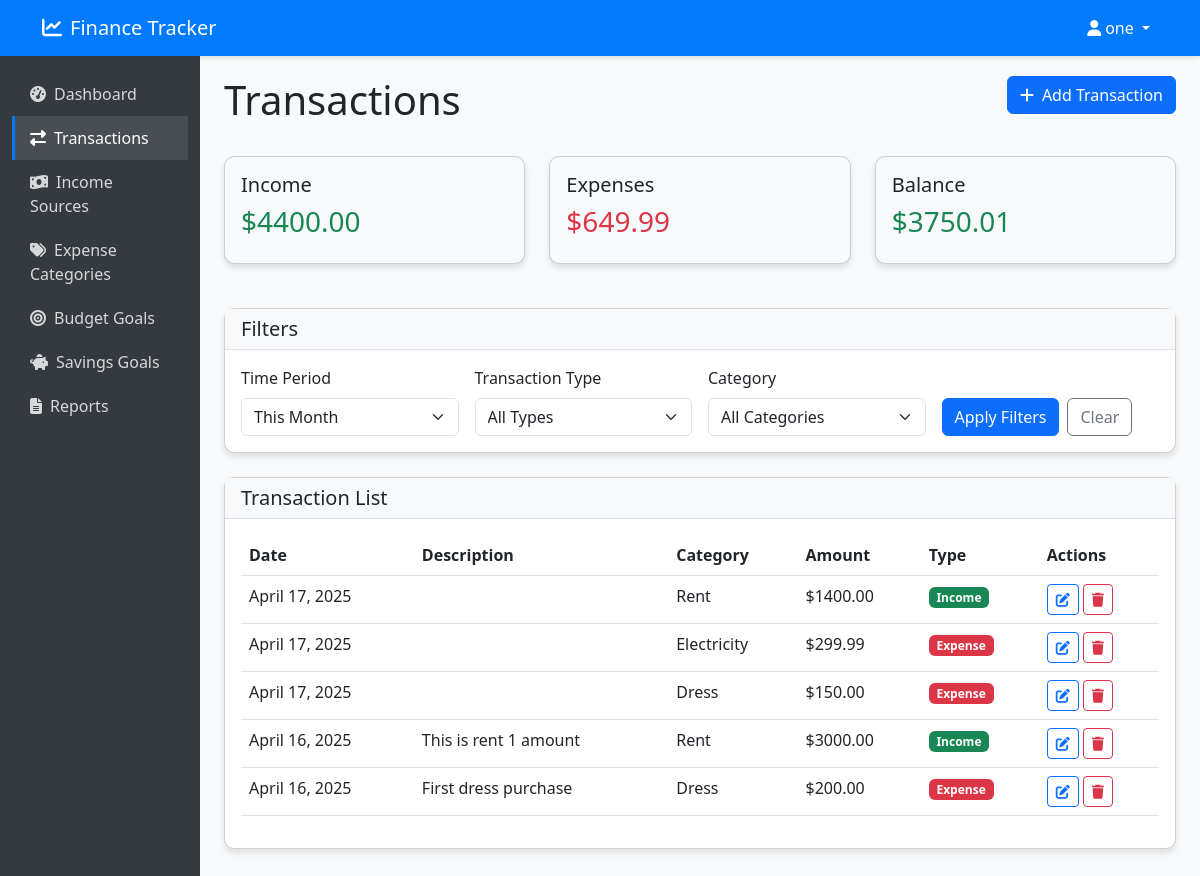
Page /transactions/ (signed in) on the committed database.
### transactions/models.py (models this page shows, shortened)
class Transaction(models.Model):
    INCOME = 'income'
    EXPENSE = 'expense'
    TRANSACTION_TYPES = [
        (INCOME, 'Income'),
        (EXPENSE, 'Expense'),
    ]
    user = models.ForeignKey(User, on_delete=models.CASCADE, related_name='transactions')
    amount = models.DecimalField(max_digits=10, decimal_places=2)
    date = models.DateField(default=timezone.now)
    description = models.TextField(blank=True, null=True)
    transaction_type = models.CharField(max_length=10, choices=TRANSACTION_TYPES)
    income_source = models.ForeignKey(IncomeSource, on_delete=models.SET_NULL, null=True, blank=True, related_name='incomes')
    expense_category = models.ForeignKey(ExpenseCategory, on_delete=models.SET_NULL, null=True, blank=True, related_name='expenses')
    receipt = models.FileField(upload_to='receipts/', blank=True, null=True)
    class Meta:
        ordering = ['-date']

class IncomeSource(models.Model):
    user = models.ForeignKey(User, on_delete=models.CASCADE, related_name='income_sources')
    name = models.CharField(max_length=100)
    description = models.TextField(blank=True, null=True)

class ExpenseCategory(models.Model):
    user = models.ForeignKey(User, on_delete=models.CASCADE, related_name='expense_categories')
    name = models.CharField(max_length=100)
    description = models.TextField(blank=True, null=True)
    monthly_budget = models.DecimalField(max_digits=10, decimal_places=2, default=0)

### transactions/views.py (the view)
# urls.py: path('', views.transaction_list, name='transaction_list'),
@login_required
def transaction_list(request):
    transactions = Transaction.objects.filter(user=request.user)
    date_filter = request.GET.get('date_filter', 'month')
    today = timezone.now().date()
    if date_filter == 'week':
        start_date = today - timedelta(days=today.weekday())
        transactions = transactions.filter(date__gte=start_date)
    elif date_filter == 'month':
        start_date = today.replace(day=1)
        transactions = transactions.filter(date__gte=start_date)
    elif date_filter == 'year':
        start_date = today.replace(month=1, day=1)
        transactions = transactions.filter(date__gte=start_date)
    transaction_type = request.GET.get('type')
    if transaction_type:
        transactions = transactions.filter(transaction_type=transaction_type)
    category_id = request.GET.get('category')
    if category_id:
        if transaction_type == Transaction.INCOME:
            transactions = transactions.filter(income_source_id=category_id)
        else:
            transactions = transactions.filter(expense_category_id=category_id)
    income_total = transactions.filter(transaction_type=Transaction.INCOME).aggregate(total=Sum('amount'))['total'] or 0
    expense_total = transactions.filter(transaction_type=Transaction.EXPENSE).aggregate(total=Sum('amount'))['total'] or 0
    balance = income_total - expense_total
    income_sources = IncomeSource.objects.filter(user=request.user)
    expense_categories = ExpenseCategory.objects.filter(user=request.user)
    return render(request, 'transactions/transaction_list.html', {
        'transactions': transactions,
        'income_total': income_total,
        'expense_total': expense_total,
        'balance': balance,
        'date_filter': date_filter,
        'transaction_type': transaction_type,
        'category_id': category_id,
        'income_sources': income_sources,
        'expense_categories': expense_categories,
    })

### templates/transactions/transaction_list.html (shortened to what this page needs)
{% extends 'base.html' %}
{% block content %}
<div class="row mb-4">
    <div class="col-md-8">
        <h1>Transactions</h1>
    </div>
    <div class="col-md-4 text-end">
        <a href="{% url 'transaction_create' %}" class="btn btn-primary">
            <i class="fas fa-plus me-2"></i>Add Transaction
        </a>
    </div>
</div>
<div class="row mb-4">
    <div class="col-md-4">
        <div class="card bg-light">
            <div class="card-body">
                <h5 class="card-title">Income</h5>
                <h3 class="text-success">${{ income_total|floatformat:2 }}</h3>
            </div>
        </div>
    </div>
    <div class="col-md-4">
        <div class="card bg-light">
            <div class="card-body">
                <h5 class="card-title">Expenses</h5>
                <h3 class="text-danger">${{ expense_total|floatformat:2 }}</h3>
            </div>
        </div>
    </div>
    <div class="col-md-4">
        <div class="card bg-light">
            <div class="card-body">
                <h5 class="card-title">Balance</h5>
                <h3 class="{% if balance >= 0 %}text-success{% else %}text-danger{% endif %}">
                    ${{ balance|floatformat:2 }}
                </h3>
            </div>
        </div>
    </div>
</div>
<div class="card mb-4">
    <div class="card-header">
        <h5 class="mb-0">Filters</h5>
    </div>
    <div class="card-body">
        <form method="get" class="row g-3">
            <div class="col-md-3">
                <label class="form-label">Time Period</label>
                <select name="date_filter" class="form-select">
                    <option value="month" {% if date_filter == 'month' %}selected{% endif %}>This Month</option>
                </select>
            </div>
            <div class="col-md-3">
                <label class="form-label">Transaction Type</label>
                <select name="type" class="form-select">
                    <option value="">All Types</option>
                </select>
            </div>
            <div class="col-md-3">
                <label class="form-label">Category</label>
                <select name="category" class="form-select">
                    <option value="">All Categories</option>
                </select>
            </div>
            <div class="col-md-3 d-flex align-items-end">
                <button type="submit" class="btn btn-primary me-2">Apply Filters</button>
                <a href="{% url 'transaction_list' %}" class="btn btn-outline-secondary">Clear</a>
            </div>
        </form>
    </div>
</div>
<div class="card">
    <div class="card-header">
        <h5 class="mb-0">Transaction List</h5>
    </div>
    <div class="card-body">
        {% if transactions %}
            <div class="table-responsive">
                <table class="table table-hover">
                    <thead>
                        <tr>
                            <th>Date</th>
                            <th>Description</th>
                            <th>Category</th>
                            <th>Amount</th>
                            <th>Type</th>
                            <th>Actions</th>
                        </tr>
                    </thead>
                    <tbody>
                        {% for transaction in transactions %}
                            <tr>
                                <td>{{ transaction.date }}</td>
                                <td>{{ transaction.description|truncatechars:30 }}</td>
                                <td>
                                    {% if transaction.transaction_type == 'income' %}
                                        {{ transaction.income_source.name }}
                                    {% else %}
                                        {{ transaction.expense_category.name }}
                                    {% endif %}
                                </td>
                                <td>${{ transaction.amount|floatformat:2 }}</td>
                                <td>
                                    {% if transaction.transaction_type == 'income' %}
                                        <span class="badge bg-success">Income</span>
                                    {% else %}
                                        <span class="badge bg-danger">Expense</span>
                                    {% endif %}
                                </td>
                                <td>
                                    <a href="{% url 'transaction_edit' transaction.id %}" class="btn btn-sm btn-outline-primary">
                                        <i class="fas fa-edit"></i>
                                    </a>
                                    <a href="{% url 'transaction_delete' transaction.id %}" class="btn btn-sm btn-outline-danger">
                                        <i class="fas fa-trash"></i>
                                    </a>
                                </td>
                            </tr>
                        {% endfor %}
                    </tbody>
                </table>
            </div>
        {% else %}
            <div class="text-center py-5">
                <p class="mb-3 text-muted">No transactions found matching your filters.</p>
                <a href="{% url 'transaction_create' %}" class="btn btn-primary">Add Your First Transaction</a>
            </div>
        {% endif %}
    </div>
</div>
{% endblock %}

### templates/base.html (shortened to what this page needs)
<!DOCTYPE html>
<html lang="en">
<head>
    <link href="https://cdn.jsdelivr.net/npm/bootstrap@5.3.0/dist/css/bootstrap.min.css" rel="stylesheet">
    <link rel="stylesheet" href="https://cdnjs.cloudflare.com/ajax/libs/font-awesome/6.4.0/css/all.min.css">
</head>
<body>
    <nav class="navbar navbar-expand-lg navbar-dark">
        <div class="container">
            <a class="navbar-brand" href="{% url 'dashboard' %}">
                <i class="fas fa-chart-line me-2"></i>Finance Tracker
            </a>
            <div class="collapse navbar-collapse" id="navbarNav">
                <ul class="navbar-nav ms-auto">
                    {% if user.is_authenticated %}
                        <li class="nav-item dropdown">
                            <a class="nav-link dropdown-toggle" href="#" id="navbarDropdown" role="button" data-bs-toggle="dropdown" aria-expanded="false">
                                <i class="fas fa-user me-1"></i>{{ user.username }}
                            </a>
                        </li>
                    {% endif %}
                </ul>
            </div>
        </div>
    </nav>
    <div class="container-fluid">
        <div class="row">
            {% if user.is_authenticated %}
                <div class="col-md-3 col-lg-2 d-md-block sidebar collapse">
                    <div class="position-sticky pt-3">
                        <ul class="nav flex-column">
                            <li class="nav-item">
                                <a class="sidebar-link {% if request.path == '/dashboard/' %}active{% endif %}" href="{% url 'dashboard' %}">
                                    <i class="fas fa-tachometer-alt me-2"></i>Dashboard
                                </a>
                            </li>
                            <li class="nav-item">
                                <a class="sidebar-link {% if '/transactions/' in request.path %}active{% endif %}" href="{% url 'transaction_list' %}">
                                    <i class="fas fa-exchange-alt me-2"></i>Transactions
                                </a>
                            </li>
                            <li class="nav-item">
                                <a class="sidebar-link {% if '/income-sources/' in request.path %}active{% endif %}" href="{% url 'income_source_list' %}">
                                    <i class="fas fa-money-bill-wave me-2"></i>Income Sources
                                </a>
                            </li>
                            <li class="nav-item">
                                <a class="sidebar-link {% if '/expense-categories/' in request.path %}active{% endif %}" href="{% url 'expense_category_list' %}">
                                    <i class="fas fa-tags me-2"></i>Expense Categories
                                </a>
                            </li>
                            <li class="nav-item">
                                <a class="sidebar-link {% if '/budget-goals/' in request.path %}active{% endif %}" href="{% url 'budget_goal_list' %}">
                                    <i class="fas fa-bullseye me-2"></i>Budget Goals
                                </a>
                            </li>
                            <li class="nav-item">
                                <a class="sidebar-link {% if '/savings-goals/' in request.path %}active{% endif %}" href="{% url 'savings_goal_list' %}">
                                    <i class="fas fa-piggy-bank me-2"></i>Savings Goals
                                </a>
                            </li>
                            <li class="nav-item">
                                <a class="sidebar-link {% if '/reports/' in request.path %}active{% endif %}" href="{% url 'generate_report' %}">
                                    <i class="fas fa-file-alt me-2"></i>Reports
                                </a>
                            </li>
                        </ul>
                    </div>
                </div>
                <div class="col-md-9 ms-sm-auto col-lg-10 px-md-4 content">
            {% else %}
                <div class="col-12 content">
            {% endif %}
                {% block content %}{% endblock %}
            </div>
        </div>
    </div>
</body>
</html>

### templates/base.html (style rules this page uses)
body { background-color: #f8f9fa; color: #212529; }
.navbar { background-color: #007bff; box-shadow: 0 2px 4px rgba(0, 0, 0, 0.1); }
.navbar-brand, .navbar-nav .nav-link { color: white; }
.card { border-radius: 10px; box-shadow: 0 4px 6px rgba(0, 0, 0, 0.1); margin-bottom: 20px; }
.card-header { background-color: #f8f9fa; border-bottom: 1px solid #dee2e6; }
.sidebar { background-color: #343a40; min-height: calc(100vh - 56px); color: white; position: sticky; top: 56px; }
.sidebar-link { color: rgba(255, 255, 255, 0.8); text-decoration: none; display: block; padding: 10px 15px; border-left: 3px solid transparent; }
.sidebar-link.active { background-color: rgba(255, 255, 255, 0.1); color: white; border-left-color: #007bff; }
.content { padding: 20px; }

### rows in the picture
Transaction: transaction_type "Income"
Transaction: transaction_type "Expense"
Transaction: transaction_type "Expense"
Transaction: transaction_type "Income"
Transaction: transaction_type "Expense"

### other values in the picture
{{ user.username }} "one"
{{ income_total|floatformat:2 }} "4400.00"
{{ expense_total|floatformat:2 }} "649.99"
{{ balance|floatformat:2 }} "3750.01"
